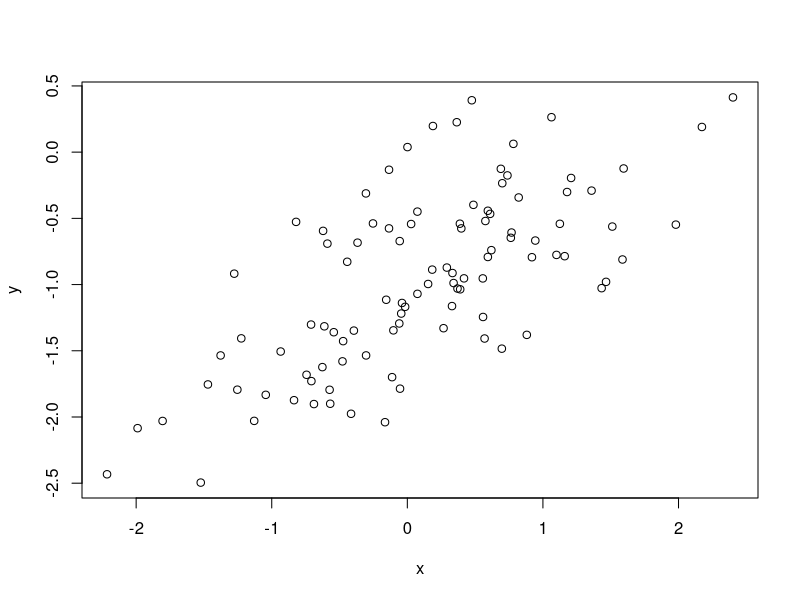
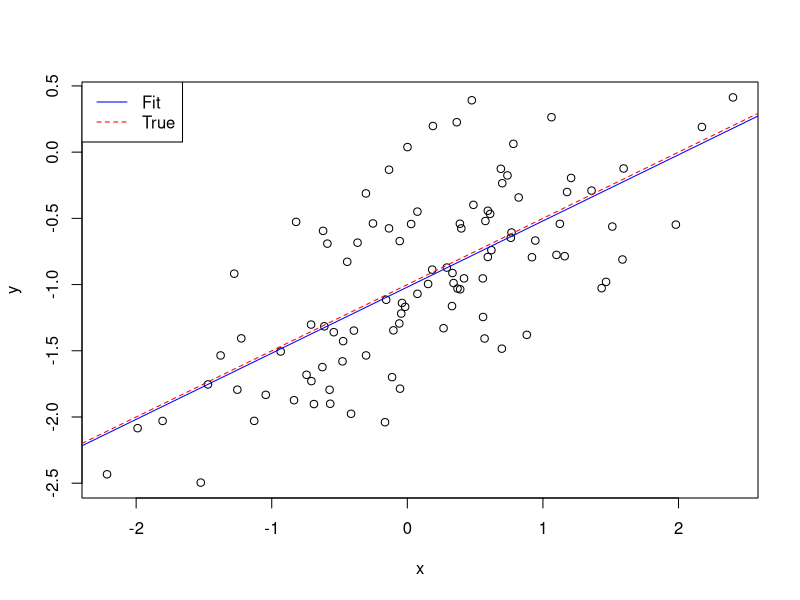
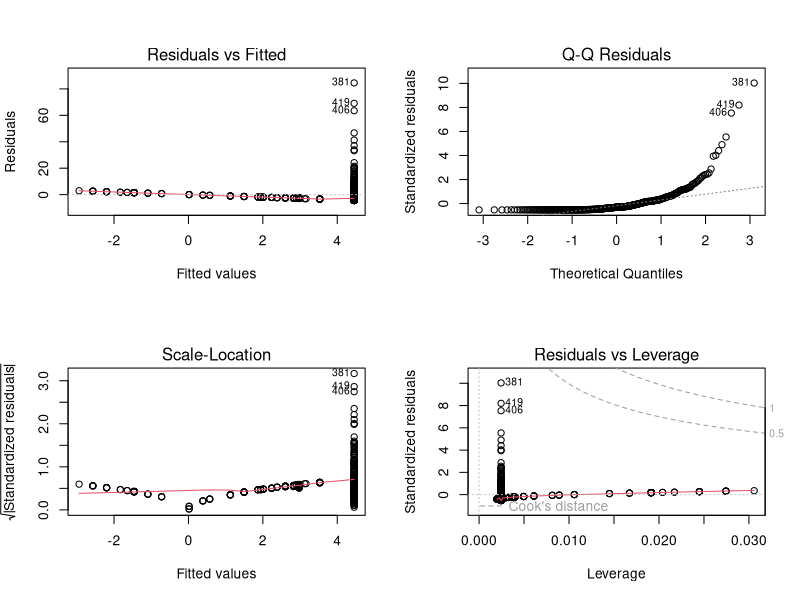
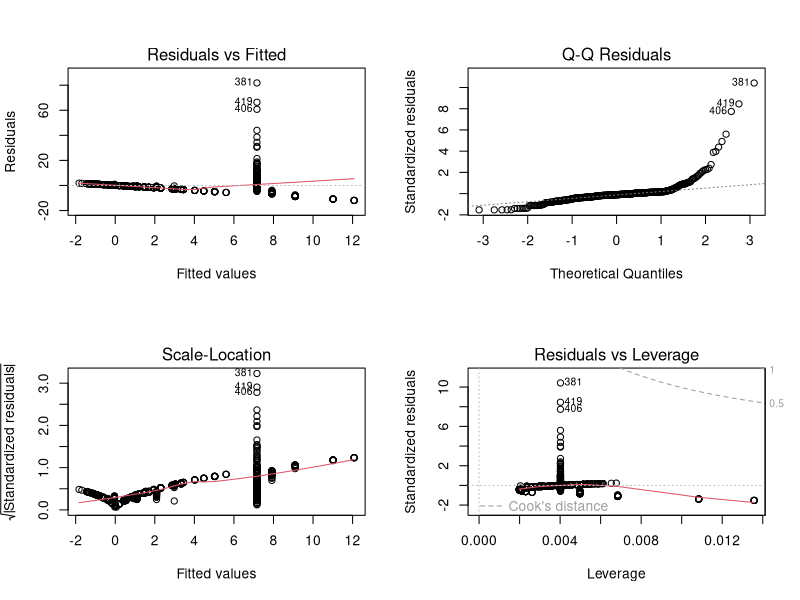
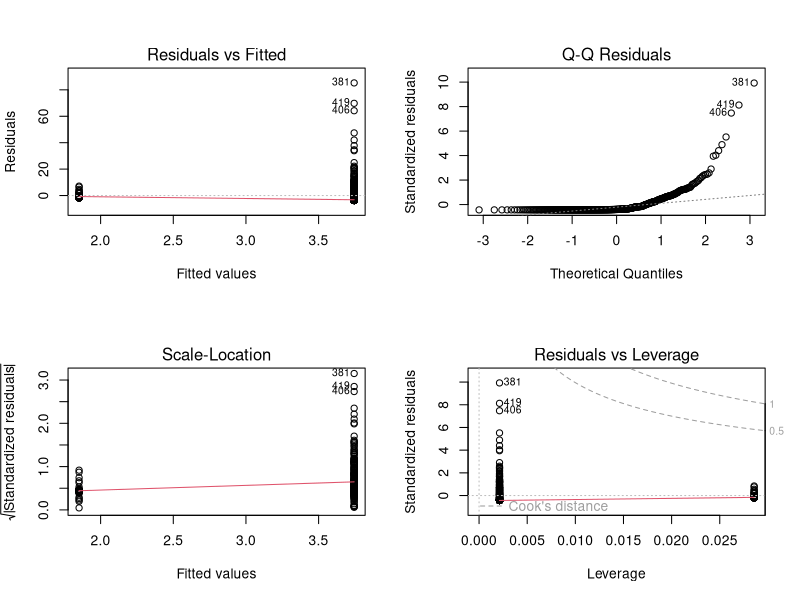
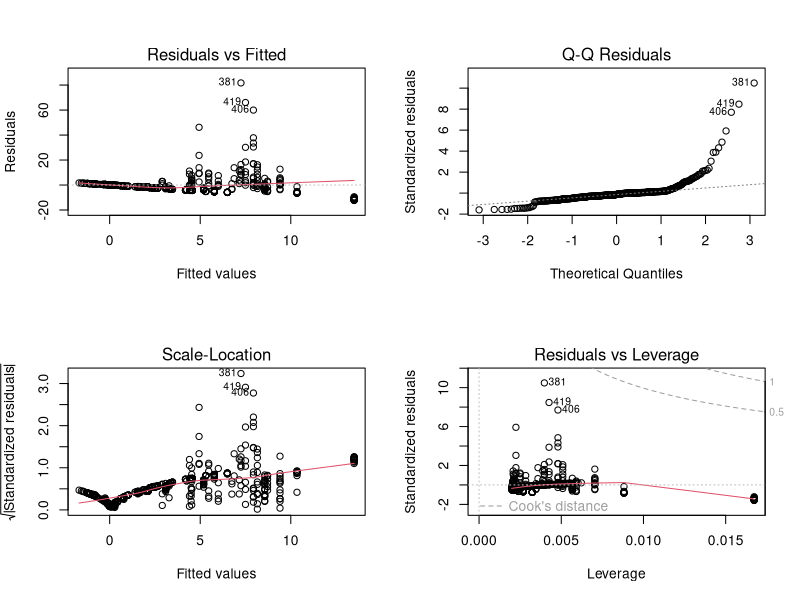
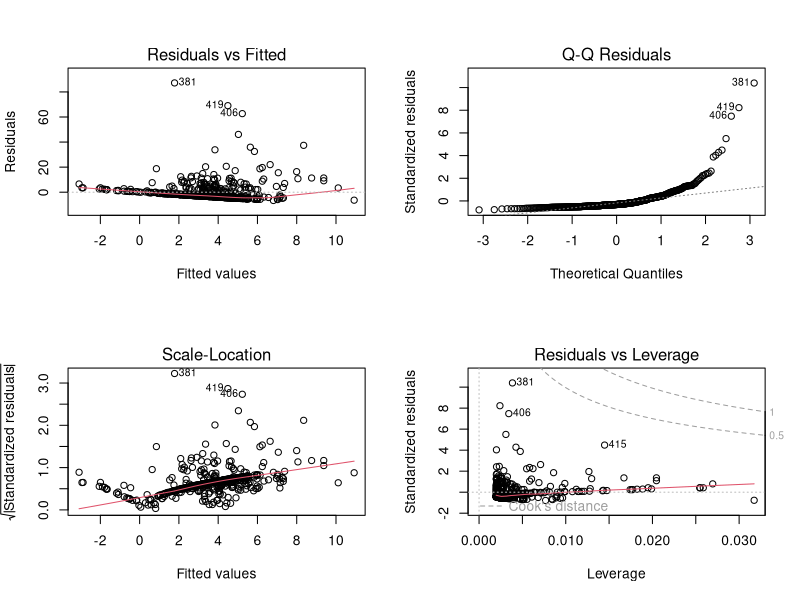
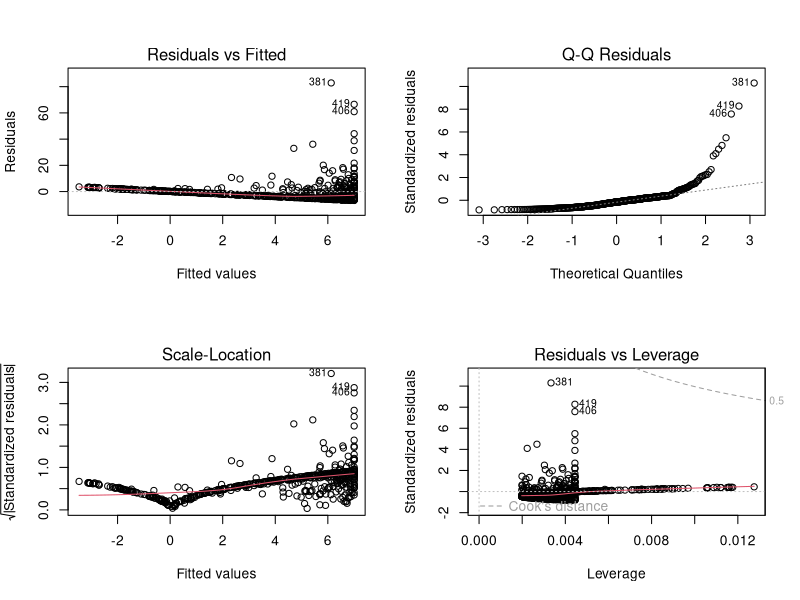

Generate these figures, in order, with R:
## ---- chunk 1
set.seed(1)
x=rnorm(100,mean = 0,sd=1)

## ---- chunk 2
eps=rnorm(100,0,sqrt(0.25))
## ---- chunk 3
y =-1+0.5*x+eps
length(y)
## ---- chunk 4
plot(x,y)
## ---- chunk 5
Fit=lm(y~x)
Fit
summary(Fit)
## ---- chunk 6
plot(x,y)                                                                                         
abline(Fit,col="blue",lty=1)
abline(-1,0.5,col="red",lty=2)
legend("topleft",c("Fit","True"),
       col=c("blue","red"),lty=c(1,2))

## ---- chunk 7
library(MASS)

## ---- chunk 8
attach(Boston)
fit1 =lm(crim ~ zn)
fit1
summary(fit1)

## ---- chunk 9
par(mfrow=c(2,2))
plot(fit1)
## ---- chunk 10
fit2 =lm(crim ~ indus)
fit2
summary(fit2)
## ---- chunk 11
par(mfrow=c(2,2))
plot(fit2)
## ---- chunk 12
fit3 =lm(crim ~ chas)
fit3
summary(fit3)
## ---- chunk 13
par(mfrow=c(2,2))
plot(fit3)
## ---- chunk 14
fit4 =lm(crim ~ nox)
fit4
summary(fit4)
## ---- chunk 15
par(mfrow=c(2,2))
plot(fit4)
## ---- chunk 16
fit5 =lm(crim ~ rm)
fit5
summary(fit5)
## ---- chunk 17
par(mfrow=c(2,2))
plot(fit5)
## ---- chunk 18
fit6 =lm(crim ~ age)
fit6
summary(fit6)
## ---- chunk 19
par(mfrow=c(2,2))
plot(fit6)
## ---- chunk 20
fit7 =lm(crim ~ dis)
fit7
summary(fit7)
## ---- chunk 21
par(mfrow=c(2,2))
plot(fit7)
## ---- chunk 22
fit8 =lm(crim ~ rad)
fit8
summary(fit8)
## ---- chunk 23
par(mfrow=c(2,2))
plot(fit8)
## ---- chunk 24
fit9 =lm(crim ~ tax)
fit9
summary(fit9)
## ---- chunk 25
par(mfrow=c(2,2))
plot(fit9)
## ---- chunk 26
fit10 =lm(crim ~ ptratio)
fit10
summary(fit10)
## ---- chunk 27
par(mfrow=c(2,2))
plot(fit10)
## ---- chunk 28
fit11 =lm(crim ~ black)
fit11
summary(fit11)
## ---- chunk 29
par(mfrow=c(2,2))
plot(fit11)
## ---- chunk 30
fit12 =lm(crim ~ lstat)
fit12
summary(fit12)
## ---- chunk 31
par(mfrow=c(2,2))
plot(fit12)
## ---- chunk 32
fit13 =lm(crim ~ medv)
fit13
summary(fit13)
## ---- chunk 33
par(mfrow=c(2,2))
plot(fit13)
## ---- chunk 34
Fit=lm(crim ~ ., data = Boston)
Fit
summary(Fit)
